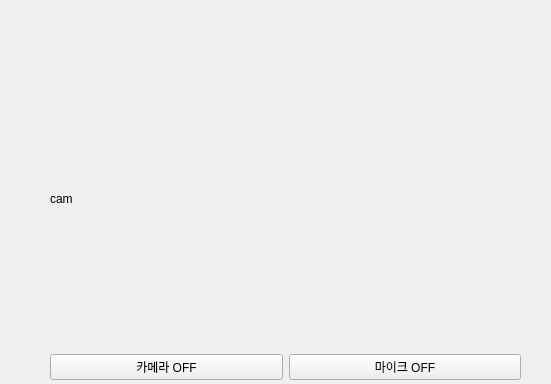
<?xml version="1.0" encoding="UTF-8"?>
<ui version="4.0">
 <class>cameraWidgetForm</class>
 <widget class="QWidget" name="cameraWidgetForm">
  <property name="geometry">
   <rect>
    <x>0</x>
    <y>0</y>
    <width>551</width>
    <height>384</height>
   </rect>
  </property>
  <property name="windowTitle">
   <string>Form</string>
  </property>
  <widget class="QWidget" name="verticalLayoutWidget">
   <property name="geometry">
    <rect>
     <x>50</x>
     <y>49</y>
     <width>471</width>
     <height>331</height>
    </rect>
   </property>
   <layout class="QVBoxLayout" name="verticalLayout">
    <item>
     <widget class="QLabel" name="webcam">
      <property name="text">
       <string>cam</string>
      </property>
     </widget>
    </item>
    <item>
     <layout class="QHBoxLayout" name="horizontalLayout">
      <item>
       <widget class="QPushButton" name="CamButton">
        <property name="text">
         <string>카메라 OFF</string>
        </property>
       </widget>
      </item>
      <item>
       <widget class="QPushButton" name="MicButton">
        <property name="text">
         <string>마이크 OFF</string>
        </property>
       </widget>
      </item>
     </layout>
    </item>
   </layout>
  </widget>
 </widget>
 <resources/>
 <connections/>
</ui>
